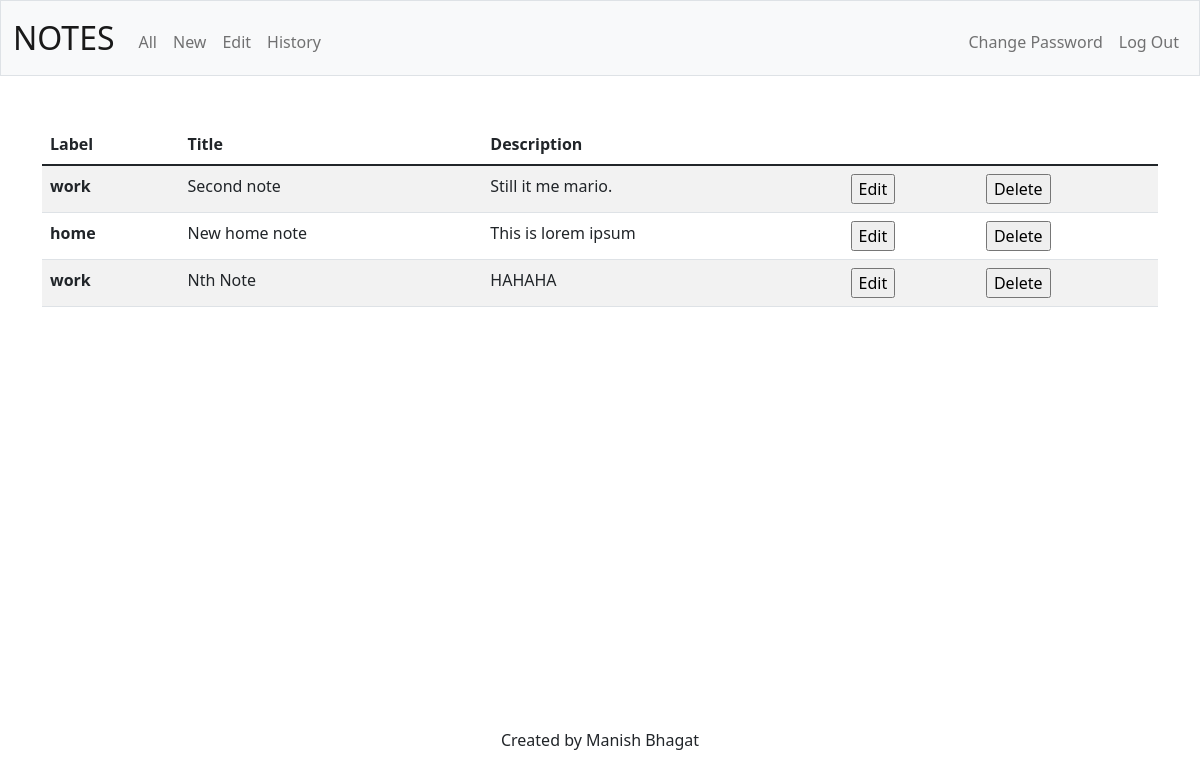
Page /all (signed in) on the earlier database version.
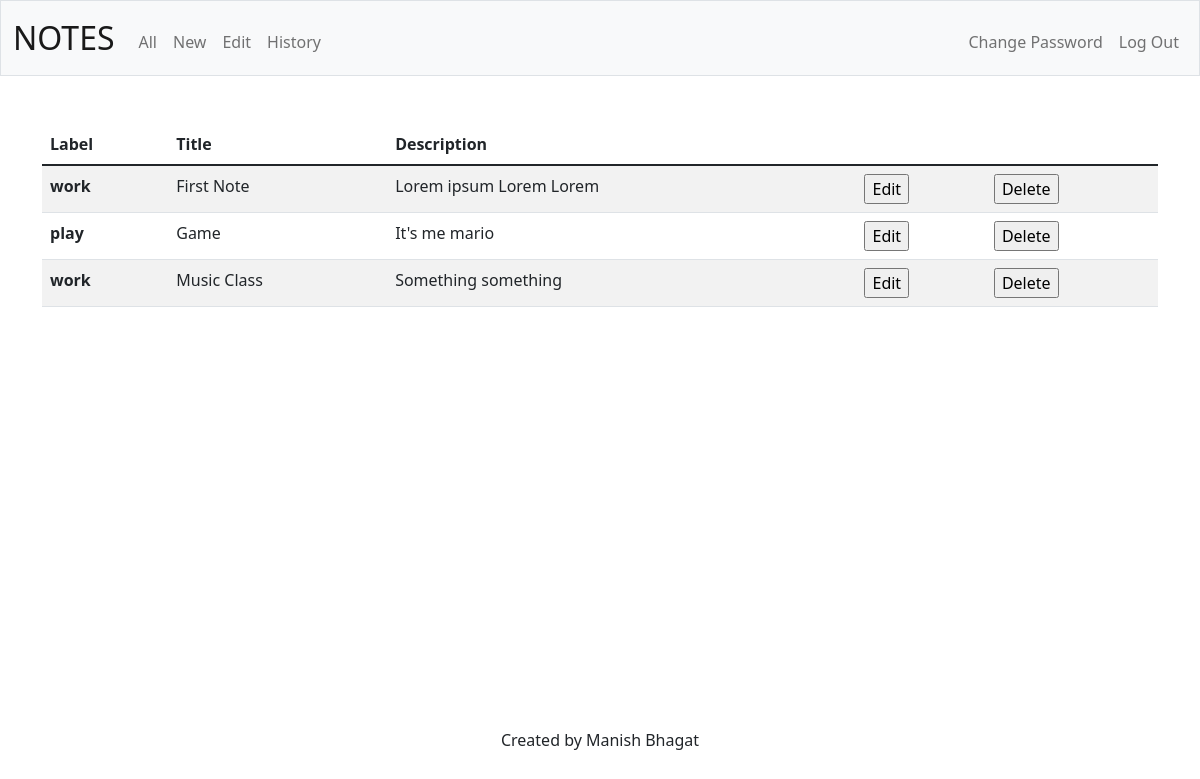
Same page on the later database version.
### tables this page shows
CREATE TABLE notes(
note_id INTEGER PRIMARY KEY AUTOINCREMENT,
user_id INTEGER NOT NULL,
title TEXT NOT NULL,
description TEXT NOT NULL,
label TEXT);

### app.py (the view)
@app.route("/all")
@login_required
def index():
    user_id = session["user_id"]
    rows = db.execute("SELECT label, title, description FROM notes WHERE user_id = ?", user_id)
    return render_template("all.html", rows=rows)

### app.py (called while the page is built)
@app.after_request
def after_request(response):
    response.headers["Cache-Control"] = "no-cache, no-store, must-revalidate"
    response.headers["Expires"] = 0
    response.headers["Pragma"] = "no-cache"
    return response

### helpers.py (called while the page is built)
def login_required(f):
    @wraps(f)
    def decorated_function(*args, **kwargs):
        if session.get("user_id") is None:
            return redirect("/login")
        return f(*args, **kwargs)
    return decorated_function

### templates/all.html (shortened to what this page needs)
{% extends "layout.html" %}
{% block main %}
<table class="table table-striped table-hover">
  <thead>
    <tr>
      <th scope="col">Label</th>
      <th scope="col">Title</th>
      <th scope="col">Description</th>
    </tr>
  </thead>
  <tbody>
      {% for i in rows %}
        <tr>
          <th scope="row">{{ i["label"] }}</th>
          <td>{{ i["title"] }}</td>
          <td>{{ i["description"] }}</td>
          <td>
            <form action="/edit" method="get">
              <input type="submit" value="Edit">
            </form>
          </td>
          <td>
            <form action="/delete" method="post">
              <input type="submit" value="Delete">
            </form>
          </td>
        </tr>
      {% endfor %}
  </tbody>
</table>
{% endblock %}

### templates/layout.html (shortened to what this page needs)
<!DOCTYPE html>
<html lang="en">
    <head>
        <link href="https://cdn.jsdelivr.net/npm/bootstrap@5.1.3/dist/css/bootstrap.min.css" rel="stylesheet">
        <link rel="stylesheet" href="/static/styles.css">
    </head>
    <body>
            <nav class="bg-light border navbar navbar-expand-md navbar-light">
                <div class="container-fluid">
                    <a class="navbar-brand" href="/"><span>NOTES</span></a>
                    <div class="collapse navbar-collapse" id="navbar">
                        {% if session["user_id"] %}
                            <ul class="navbar-nav me-auto mt-2">
                                <li class="nav-item"><a class="nav-link" href="/all">All</a></li>
                                <li class="nav-item"><a class="nav-link" href="/new">New</a></li>
                                <li class="nav-item"><a class="nav-link" href="/edit">Edit</a></li>
                                <li class="nav-item"><a class="nav-link" href="/history">History</a></li>
                            </ul>
                            <ul class="navbar-nav ms-auto mt-2">
                                <li class="nav-item"><a class="nav-link" href="/password">Change Password</a></li>
                                <li class="nav-item"><a class="nav-link" href="/logout">Log Out</a></li>
                            </ul>
                        {% else %}
                            <ul class="navbar-nav ms-auto mt-2">
                                <li class="nav-item"><a class="nav-link" href="/register">Register</a></li>
                                <li class="nav-item"><a class="nav-link" href="/login">Log In</a></li>
                            </ul>
                        {% endif %}
                    </div>
                </div>
            </nav>
        <main class="container mt-5">
            {% block main %}{% endblock %}
        </main>
        <footer class="fixed-bottom mb-5 text-center">
            Created by Manish Bhagat
        </footer>
    </body>
</html>

### static/styles.css (style rules this page uses)
.container { height: 100%; display: flex; justify-content: center; align-items: center; }
nav .navbar-brand { font-size: xx-large; }

Differences in the rows shown:
removed notes: label "work", title "Second note", description "Still it me mario."
removed notes: label "home", title "New home note", description "This is lorem ipsum"
removed notes: label "work", title "Nth Note", description "HAHAHA"
added notes: label "work", title "First Note", description "Lorem ipsum Lorem Lorem"
added notes: label "play", title "Game", description "It's me mario"
added notes: label "work", title "Music Class", description "Something something"
